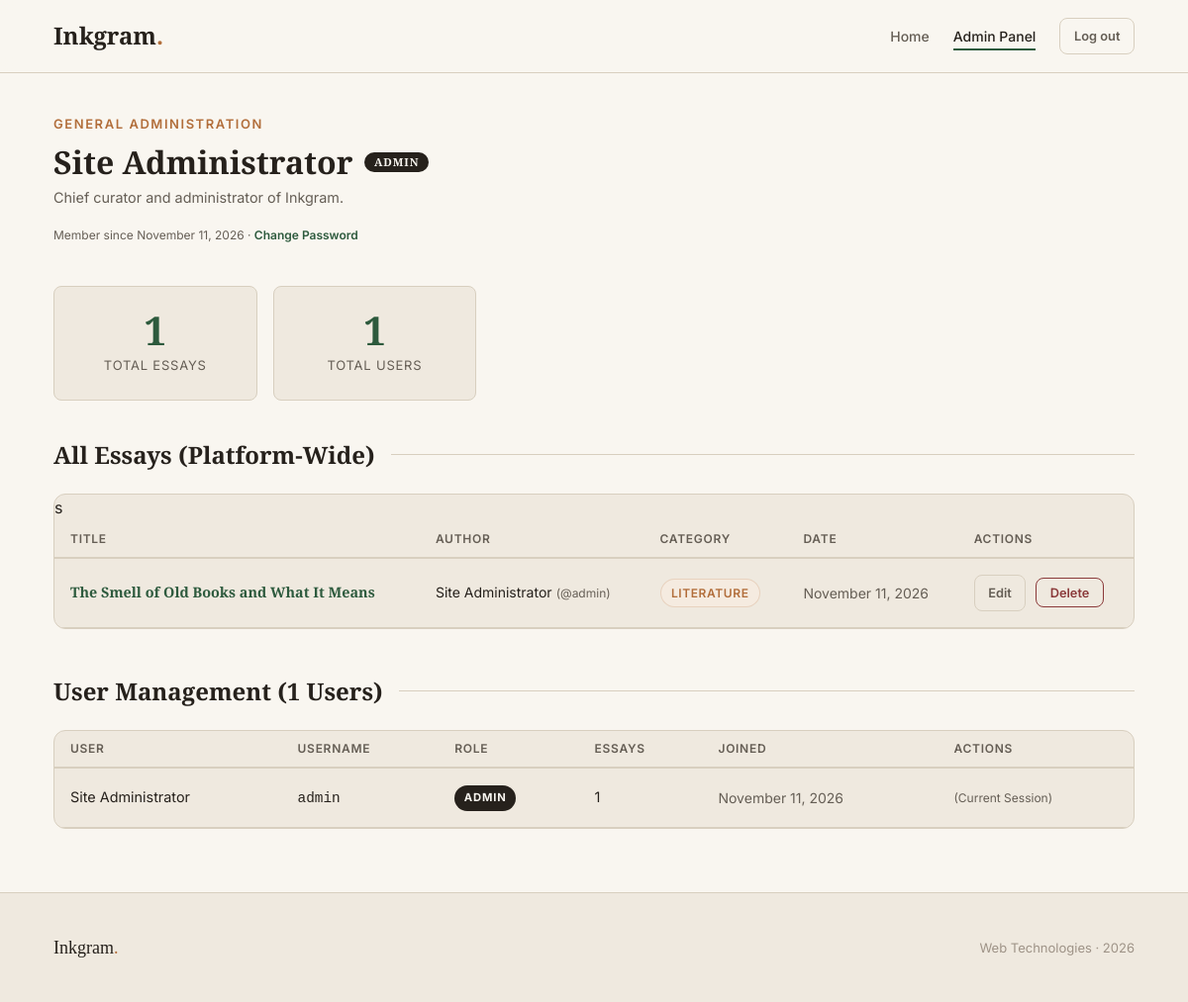
/dashboard.php (signed in), run on the app's committed database.
### tables this page shows
CREATE TABLE IF NOT EXISTS users (
  id INT(11) NOT NULL AUTO_INCREMENT,
  username VARCHAR(50) NOT NULL UNIQUE,
  password VARCHAR(255) NOT NULL,
  full_name VARCHAR(100) NOT NULL,
  role ENUM('user','admin') NOT NULL DEFAULT 'user',
  bio TEXT DEFAULT NULL,
  created_at DATETIME NOT NULL DEFAULT CURRENT_TIMESTAMP,
  PRIMARY KEY (id)
);

CREATE TABLE IF NOT EXISTS posts (
  id INT(11) NOT NULL AUTO_INCREMENT,
  user_id INT(11) NOT NULL,
  category_id INT(11) DEFAULT NULL,
  title VARCHAR(255) NOT NULL,
  slug VARCHAR(255) NOT NULL UNIQUE,
  excerpt TEXT DEFAULT NULL,
  content LONGTEXT NOT NULL,
  created_at DATETIME NOT NULL DEFAULT CURRENT_TIMESTAMP,
  updated_at DATETIME NOT NULL DEFAULT CURRENT_TIMESTAMP ON UPDATE CURRENT_TIMESTAMP,
  PRIMARY KEY (id),
  FOREIGN KEY (user_id) REFERENCES users(id) ON DELETE CASCADE,
  FOREIGN KEY (category_id) REFERENCES categories(id) ON DELETE SET NULL
);

CREATE TABLE IF NOT EXISTS categories (
  id INT(11) NOT NULL AUTO_INCREMENT,
  name VARCHAR(50) NOT NULL UNIQUE,
  slug VARCHAR(50) NOT NULL UNIQUE,
  PRIMARY KEY (id)
);

### config.php (called while the page is built, shortened)
<?php
function is_logged_in() { return isset($_SESSION['user_id']); }
function is_admin() { return is_logged_in() && ($_SESSION['role'] ?? '') === 'admin'; }
function e($s) { return htmlspecialchars($s, ENT_QUOTES | ENT_SUBSTITUTE, 'UTF-8'); }
function fmt_date($d) { return date('F j, Y', strtotime($d)); }

### dashboard.php (the view, shortened to what this page needs)
<?php
require_once 'config.php';
$uid = $_SESSION['user_id'];
$admin = is_admin();
if($admin){
    $posts = $conn->query("SELECT p.id,p.title,p.slug,p.created_at,c.name AS cat,u.full_name AS author,u.username AS author_un FROM posts p JOIN users u ON u.id=p.user_id LEFT JOIN categories c ON c.id=p.category_id ORDER BY p.created_at DESC")->fetch_all(MYSQLI_ASSOC);
    $users = $conn->query("SELECT u.id,u.full_name,u.username,u.role,u.created_at,COUNT(p.id) AS post_count FROM users u LEFT JOIN posts p ON p.user_id=u.id GROUP BY u.id ORDER BY u.role='admin' DESC, u.created_at DESC")->fetch_all(MYSQLI_ASSOC);
} else {
    $st=$conn->prepare("SELECT p.id,p.title,p.slug,p.created_at,c.name AS cat FROM posts p LEFT JOIN categories c ON c.id=p.category_id WHERE p.user_id=? ORDER BY p.created_at DESC");
    $st->bind_param('i',$uid); $st->execute();
    $posts=$st->get_result()->fetch_all(MYSQLI_ASSOC); $st->close();
}
$st=$conn->prepare("SELECT bio,created_at FROM users WHERE id=? LIMIT 1");
$st->bind_param('i',$uid); $st->execute();
$me=$st->get_result()->fetch_assoc(); $st->close();
$total=count($posts);
$page_title=$admin?'Admin Panel':'Dashboard'; $active='dash';
require 'header.php';
?>
<div class="container" style="padding-top:2.5rem;padding-bottom:4rem">
  <div style="display:flex;align-items:center;justify-content:space-between;flex-wrap:wrap;gap:1rem;margin-bottom:2.5rem">
    <div>
      <p class="page-hero__eyebrow"><?= $admin ? ' General Administration' : 'Your Writing Space' ?></p>
      <h1 class="font-serif" style="font-size:2rem;display:flex;align-items:center;gap:.75rem">
        <?= e($_SESSION['full_name']) ?> <?php if($admin): ?><span class="badge-admin">Admin</span><?php endif; ?>
      </h1>
      <?php if(!empty($me['bio'])): ?><p class="text-muted" style="margin-top:.25rem;font-size:.9rem;max-width:540px"><?= e($me['bio']) ?></p><?php endif; ?>
      <p class="text-xs text-muted mt-sm">Member since <?= fmt_date($me['created_at']) ?> · <a href="change_password.php" style="color:var(--clr-accent);font-weight:600"> Change Password</a></p>
    </div>
  </div>
  <div class="dashboard-stats mb-xl">
    <div class="stat-card"><div class="stat-card__num"><?= $total ?></div><div class="stat-card__label"><?= $admin?'Total Essays':'My Essays' ?></div></div>
    <?php if($admin): ?>
      <div class="stat-card"><div class="stat-card__num" style="color:var(--clr-accent)"><?= count($users) ?></div><div class="stat-card__label">Total Users</div></div>
    <?php endif; ?>
  </div>
  <h2 class="section-title"><?= $admin ? 'All Essays (Platform-Wide)' : 'Your Essays' ?></h2>
  <?php if(!$posts): ?>
    <div class="empty-state">
      <div class="empty-state__icon">✒</div>
      <p class="empty-state__title">No essays found.</p>
      <?php if(!$admin): ?><a href="create_post.php" class="btn btn-primary mt-md">Start Writing</a><?php endif; ?>
    </div>
  <?php else: ?>
    <div style="background:var(--clr-surface);border:1px solid var(--clr-border);border-radius:var(--radius-lg);overflow-x:auto;margin-bottom:3rem">
      <table class="post-table">
        <thead><tr><th>Title</th><?php if($admin): ?><th>Author</th><?php endif; ?><th>Category</th><th>Date</th><th>Actions</th></tr></thead>
        <tbody>
          <?php foreach($posts as $p): ?>
          <tr>
            <td class="post-table__title"><a href="view_post.php?slug=<?= urlencode($p['slug']) ?>"><?= e($p['title']) ?></a></td>
            <?php if($admin): ?><td><span class="text-sm font-semibold"><?= e($p['author']) ?></span> <span class="text-xs text-muted">(@<?= e($p['author_un']) ?>)</span></td><?php endif; ?>
            <td><?= $p['cat'] ? '<span class="tag">'.e($p['cat']).'</span>' : '<span class="text-muted text-xs">—</span>' ?></td>
s            <td class="text-muted text-sm"><?= fmt_date($p['created_at']) ?></td>
            <td>
              <a href="edit_post.php?id=<?= $p['id'] ?>" class="btn btn-ghost btn-sm" style="margin-right:.35rem">Edit</a>
              <button class="btn btn-danger btn-sm" onclick="delModal('delete_post.php','post_id',<?= $p['id'] ?>,'Delete Essay?','Permanently delete &ldquo;<?= e(addslashes($p['title'])) ?>&rdquo;?','Yes, Delete')">Delete</button>
            </td>
          </tr>
          <?php endforeach; ?>
        </tbody>
      </table>
    </div>
  <?php endif; ?>
  <?php if($admin): ?>
    <h2 class="section-title" style="margin-top:2.5rem">User Management (<?= count($users) ?> Users)</h2>
    <div style="background:var(--clr-surface);border:1px solid var(--clr-border);border-radius:var(--radius-lg);overflow-x:auto">
      <table class="post-table">
        <thead><tr><th>User</th><th>Username</th><th>Role</th><th>Essays</th><th>Joined</th><th>Actions</th></tr></thead>
        <tbody>
          <?php foreach($users as $u): ?>
          <tr>
            <td class="font-semibold"><?= e($u['full_name']) ?></td>
            <td><code><?= e($u['username']) ?></code></td>
            <td><span class="<?= $u['role']==='admin'?'badge-admin':'tag' ?>"><?= strtoupper($u['role']) ?></span></td>
            <td><?= $u['post_count'] ?></td>
            <td class="text-muted text-sm"><?= fmt_date($u['created_at']) ?></td>
            <td>
              <?php if($u['id'] != $uid): ?>
                <button class="btn btn-danger btn-sm" onclick="delModal('delete_user.php','user_id',<?= $u['id'] ?>,'Remove User?','Remove <strong><?= e(addslashes($u['full_name'])) ?> (@<?= e(addslashes($u['username'])) ?>)</strong> and all essays?','Remove User')">Remove User</button>
              <?php else: ?>
                <span class="text-xs text-muted">(Current Session)</span>
              <?php endif; ?>
            </td>
          </tr>
          <?php endforeach; ?>
        </tbody>
      </table>
    </div>
  <?php endif; ?>
</div>
<?php require 'footer.php'; ?>

### header.php (shortened to what this page needs)
<!DOCTYPE html>
<html lang="en">
<head>
  <link rel="stylesheet" href="style.css">
</head>
<body>
<nav class="site-nav"><div class="container"><div class="site-nav__inner">
  <a href="index.php" class="site-nav__brand">Inkgram<span class="brand-dot">.</span></a>
  <ul class="site-nav__links">
    <li><a href="index.php"<?= ($active??'')==='home'?' class="active"':'' ?>>Home</a></li>
    <?php if(is_logged_in()): ?>
      <li><a href="dashboard.php"<?= ($active??'')==='dash'?' class="active"':'' ?>><?= is_admin()?' Admin Panel':'Dashboard' ?></a></li>
      <li><a href="logout.php" class="btn btn-ghost btn-sm">Log out</a></li>
    <?php else: ?>
      <li><a href="login.php">Sign in</a></li>
      <li><a href="register.php" class="btn btn-primary btn-sm">Join Inkgram</a></li>
    <?php endif; ?>
  </ul>
</div></div></nav>
<main>

### footer.php
</main>
<footer class="site-footer"><div class="container"><div class="site-footer__inner">
  <span class="site-footer__brand font-serif">Inkgram<span style="color:var(--clr-tag)">.</span></span>
  <span class="site-footer__copy">Web Technologies · 2026</span>
</div></div></footer>
</body></html>

### data on the page
users: bio "Chief curator and administrator of Inkgram.", created_at "November 11, 2026", full_name "Site Administrator", username "admin", role "ADMIN", post_count "1", shows "(Current Session)"
posts: title "The Smell of Old Books and What It Means", user.full_name "Site Administrator", user.username "admin", category.name "LITERATURE", created_at "November 11, 2026"

### other printed values
$_SESSION['full_name'] "Site Administrator"
$total "1"
count($users) "1"
